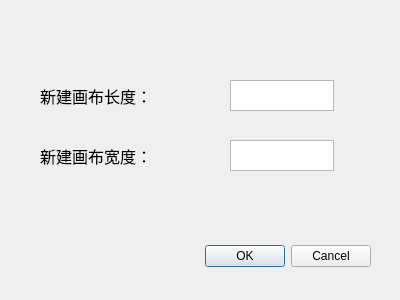
<?xml version="1.0" encoding="UTF-8"?>
<ui version="4.0">
 <class>set_canvas</class>
 <widget class="QDialog" name="set_canvas">
  <property name="geometry">
   <rect>
    <x>0</x>
    <y>0</y>
    <width>400</width>
    <height>300</height>
   </rect>
  </property>
  <property name="windowTitle">
   <string>Dialog</string>
  </property>
  <widget class="QDialogButtonBox" name="buttonBox">
   <property name="geometry">
    <rect>
     <x>30</x>
     <y>240</y>
     <width>341</width>
     <height>32</height>
    </rect>
   </property>
   <property name="orientation">
    <enum>Qt::Horizontal</enum>
   </property>
   <property name="standardButtons">
    <set>QDialogButtonBox::Cancel|QDialogButtonBox::Ok</set>
   </property>
  </widget>
  <widget class="QTextEdit" name="TE_X">
   <property name="geometry">
    <rect>
     <x>230</x>
     <y>80</y>
     <width>104</width>
     <height>31</height>
    </rect>
   </property>
  </widget>
  <widget class="QTextEdit" name="TE_Y">
   <property name="geometry">
    <rect>
     <x>230</x>
     <y>140</y>
     <width>104</width>
     <height>31</height>
    </rect>
   </property>
  </widget>
  <widget class="QLabel" name="label">
   <property name="geometry">
    <rect>
     <x>40</x>
     <y>80</y>
     <width>191</width>
     <height>31</height>
    </rect>
   </property>
   <property name="font">
    <font>
     <family>Adobe Arabic</family>
     <pointsize>12</pointsize>
    </font>
   </property>
   <property name="text">
    <string>新建画布长度：</string>
   </property>
  </widget>
  <widget class="QLabel" name="label_2">
   <property name="geometry">
    <rect>
     <x>40</x>
     <y>140</y>
     <width>181</width>
     <height>31</height>
    </rect>
   </property>
   <property name="font">
    <font>
     <family>Adobe Arabic</family>
     <pointsize>12</pointsize>
    </font>
   </property>
   <property name="text">
    <string>新建画布宽度：</string>
   </property>
  </widget>
 </widget>
 <resources/>
 <connections>
  <connection>
   <sender>buttonBox</sender>
   <signal>accepted()</signal>
   <receiver>set_canvas</receiver>
   <slot>accept()</slot>
   <hints>
    <hint type="sourcelabel">
     <x>248</x>
     <y>254</y>
    </hint>
    <hint type="destinationlabel">
     <x>157</x>
     <y>274</y>
    </hint>
   </hints>
  </connection>
  <connection>
   <sender>buttonBox</sender>
   <signal>rejected()</signal>
   <receiver>set_canvas</receiver>
   <slot>reject()</slot>
   <hints>
    <hint type="sourcelabel">
     <x>316</x>
     <y>260</y>
    </hint>
    <hint type="destinationlabel">
     <x>286</x>
     <y>274</y>
    </hint>
   </hints>
  </connection>
 </connections>
</ui>
